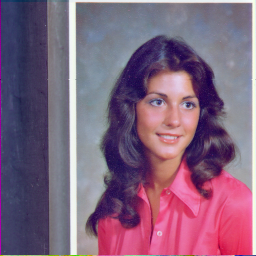
#> input picture misc/4.1.04.tiff, 256 x 256 px, found by its file name
$ python lab_exp_08_SPECIAL_EFFECT_ripple_opencv.py
#> lines starting #> are read from the running program, lines starting #| are printed output that depends on the picture
import cv2
import numpy as np
import matplotlib.pyplot as plt

# Load image using OpenCV (BGR format)
image_path = 'E://4-1//DIP Lab//Tutorial_2//misc//4.1.04.tiff'  # Change if needed
image_bgr = cv2.imread(image_path)
#> image_bgr is the input picture: shape (256, 256, 3); mean B, G, R 125.2, 99.3, 129.2

if image_bgr is None:
    raise FileNotFoundError(f"Image not found at: {image_path}")

# Convert to RGB for matplotlib display
image = cv2.cvtColor(image_bgr, cv2.COLOR_BGR2RGB)
height, width = image.shape[:2]
#> height = 256; width = 256

# Ripple parameters
amplitude = 5       # pixels
frequency = 0.05    # ripple density
phase = 0           # phase shift
center_x, center_y = width // 2, height // 2
#> center_x = 128; center_y = 128

# Generate coordinate grid
Y, X = np.indices((height, width), dtype=np.float32)
dx = X - center_x
dy = Y - center_y
r = np.sqrt(dx**2 + dy**2)
r_safe = r + 1e-6  # avoid divide-by-zero
offset = amplitude * np.sin(frequency * r + phase)

# Compute new coordinates
map_x = X + (dx / r_safe) * offset
map_y = Y + (dy / r_safe) * offset

# Remap image using the ripple coordinates
rippled = cv2.remap(image, map_x, map_y, interpolation=cv2.INTER_LINEAR, borderMode=cv2.BORDER_REFLECT)
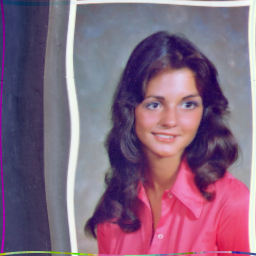
#> rippled: shape (256, 256, 3); mean R, G, B 130.7, 101.3, 126.8

# Show original and rippled images
fig, axes = plt.subplots(1, 2, figsize=(12, 6))
axes[0].imshow(image)
axes[0].set_title('Original Image')
axes[0].axis('off')

axes[1].imshow(rippled)
axes[1].set_title('Ripple Effect (OpenCV)')
axes[1].axis('off')

plt.tight_layout()
plt.show()
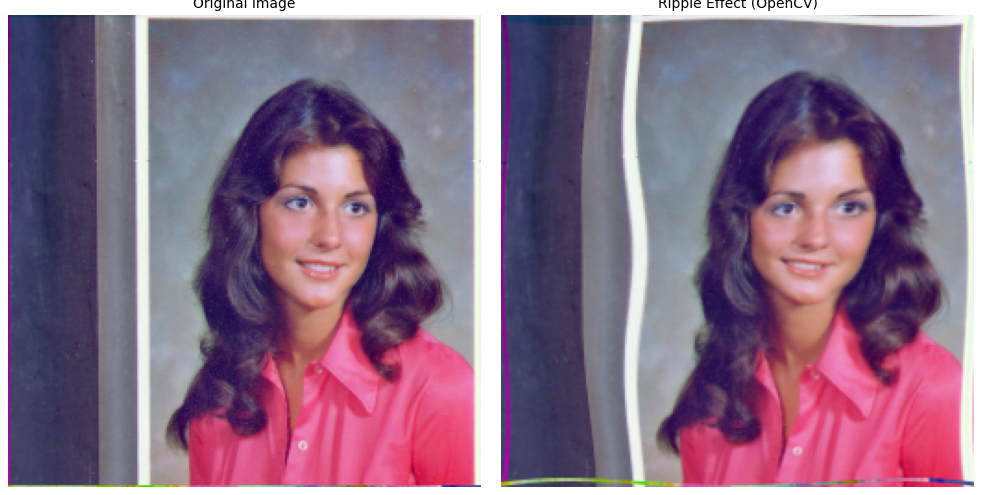
#> figure drawn by matplotlib, 2 panels

$ run again, with misc/4.1.03.tiff copied over misc/4.1.04.tiff
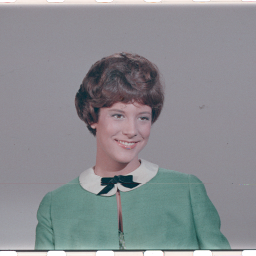
#> input picture misc/4.1.03.tiff, 256 x 256 px, found by its file name
#> image_bgr is the input picture: shape (256, 256, 3); mean B, G, R 144, 140, 137.6
#> `rippled = cv2.remap(image, map_x, map_y, interpolation=cv2.INTER_LINEA..`:
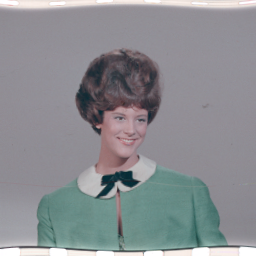
#> rippled: shape (256, 256, 3); mean R, G, B 138.7, 141.1, 145.1
#> `plt.show()`:
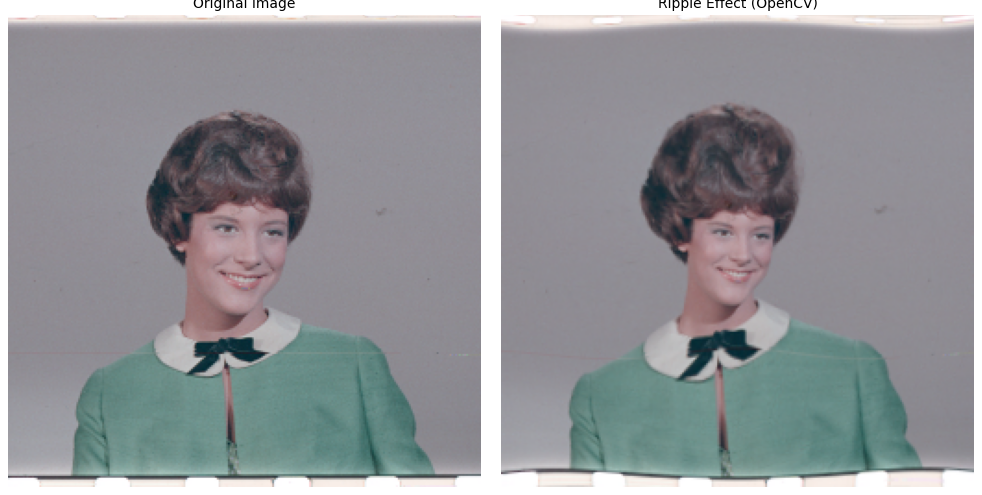
#> figure drawn by matplotlib, 2 panels
